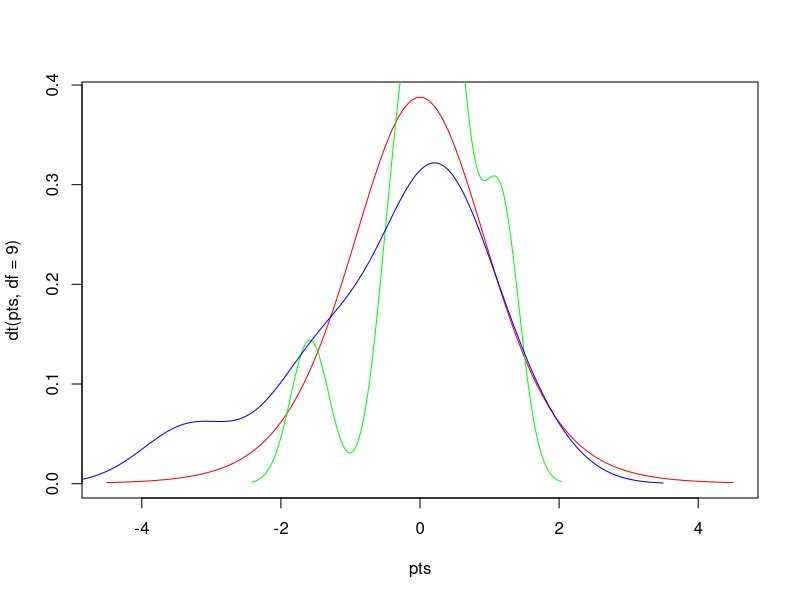

Write the R code that produced this figure.
x <- rnorm(10)

y <- rnorm(10)

pts = seq(-4.5,4.5,length=100)

plot(pts,dt(pts,df=9),col='red',type='l')

lines(density(x), col='green')

lines(density(y), col='blue')

ttest = t.test(x,y)
